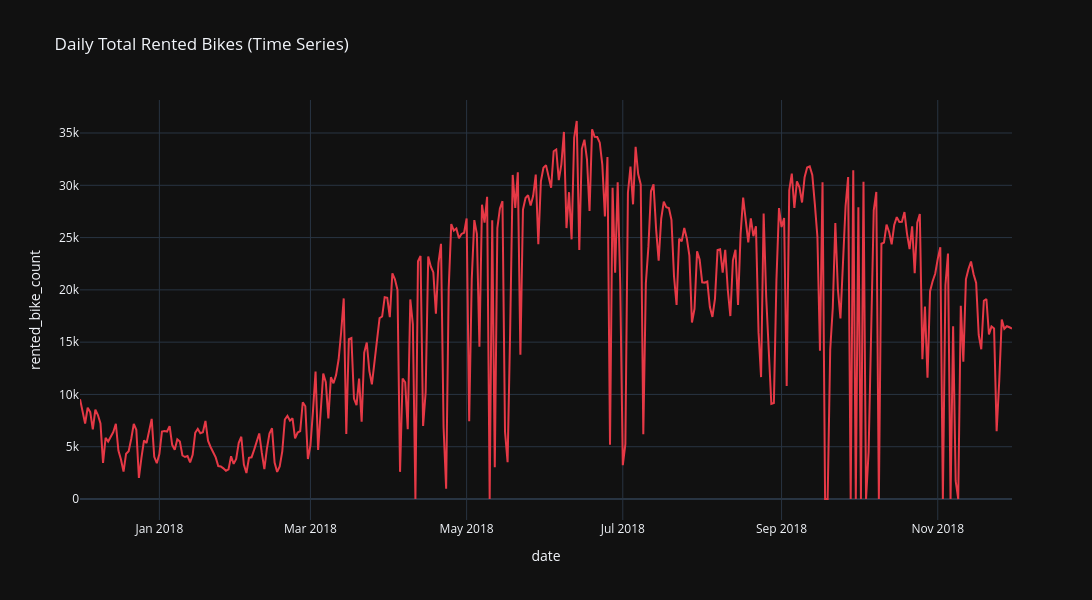

The notebook cell saved with this chart:
### Markdown cell above
Most observations show low demand between 0-200 rentals.
High-demand periods over 1000 rentals are rare but can spike above 3500.  
We must plan capacity for both typical low demand and occasional surges.

### Code cell
# Daily time series of total rented bikes (trend)

# daily = df.groupby('date', as_index=False)['rented_bike_count'].sum()

daily = duckdb.sql('''
    SELECT 
        date,
        CAST(SUM(rented_bike_count) AS INTEGER) as rented_bike_count
    FROM df
    GROUP BY date
    ORDER BY date
''').df()

fig = px.line(daily, x='date', y='rented_bike_count',
              title='Daily Total Rented Bikes (Time Series)', 
                   color_discrete_sequence=['#E63946'])
fig.update_layout(xaxis_title='date', yaxis_title='rented_bike_count')
fig.show()

### Figure 1 — Plotly figure (JSON) as saved in the notebook; plotly's stock layout.template omitted (floating-point values rounded to 4 significant figures; data arrays with more than 128 entries replaced by an {"elided": "..."} marker saying what was removed)
{"data": [{"hovertemplate": "date=%{x}<br>rented_bike_count=%{y}<extra></extra>", "legendgroup": "", "line": {"color": "#E63946", "dash": "solid"}, "marker": {"symbol": "circle"}, "mode": "lines", "name": "", "orientation": "v", "showlegend": false, "type": "scatter", "x": {"elided": "365 str values"}, "xaxis": "x", "y": {"elided": "365 int values"}, "yaxis": "y"}], "layout": {"height": 600, "legend": {"tracegroupgap": 0}, "title": {"text": "Daily Total Rented Bikes (Time Series)"}, "width": 1200, "xaxis": {"anchor": "y", "domain": [0, 1], "title": {"text": "date"}}, "yaxis": {"anchor": "x", "domain": [0, 1], "title": {"text": "rented_bike_count"}}}}
